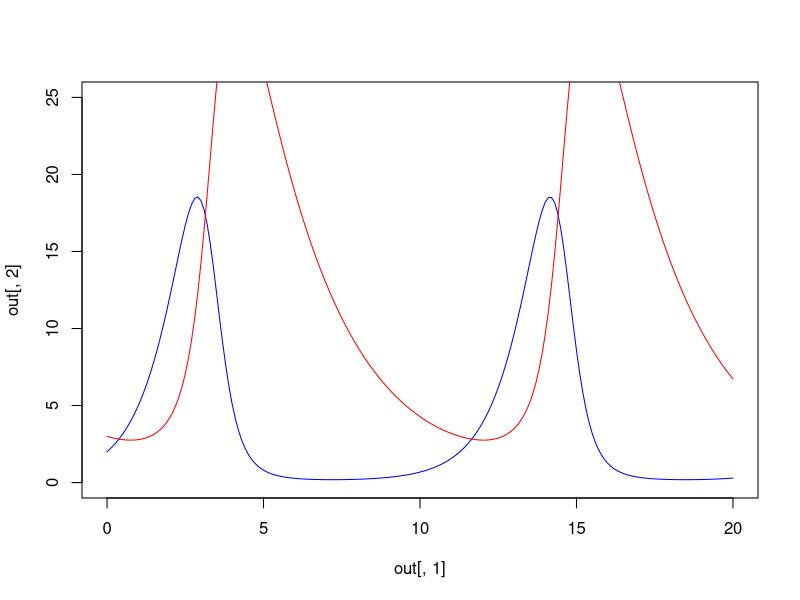
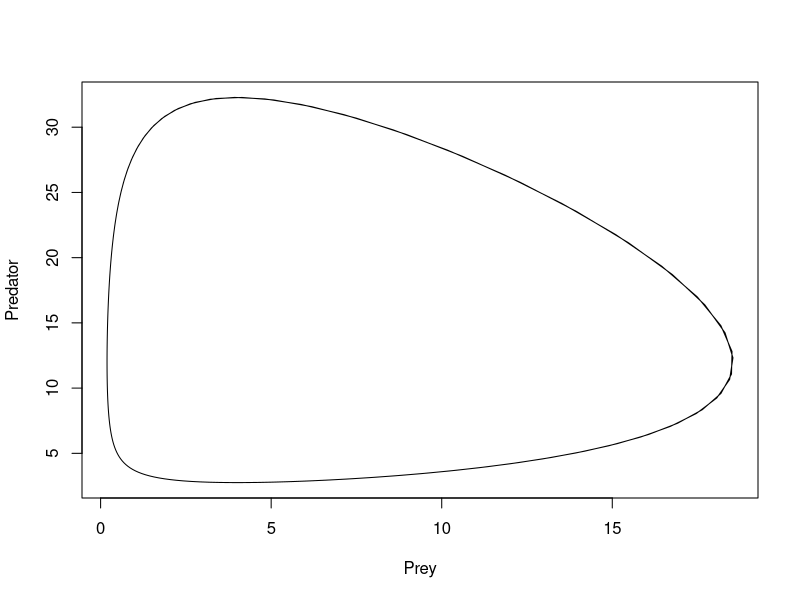

Here is the R script that generated these plots, in order:
rm(list=ls())
library("deSolve")
# r=2
# a=0.2
# mu=0.15
timevec=seq(0,20,0.1)
params<-list("r"=1.2,"a"=0.1,"mu"=0.4)

LV_sys <- function(t, np, params) { 
  # extract vector content:
  n <- np[1]
  p <- np[2]
  r<-params$r
  a<-params$a
  mu<-params$mu
  # calculate the two growth rates:
  dndt=(r*n)-(a*n*p)
  dpdt=(a*n*p)-(mu*p)
  return(list(c(dndt, dpdt ))) # the result as a vector in a list
}

out <- ode( y = c(2,3), func = LV_sys, t = timevec, parms = params)

# plot the prey densities in blue:
plot(out[,1], out[,2], ylim=c(0,25),type="l", col="blue") 
# add the predator densities in red:
lines( out[,1], out[,3], col="red" ) 

plot(out[,2],out[,3],type="l",
     xlab="Prey",
     ylab="Predator")
